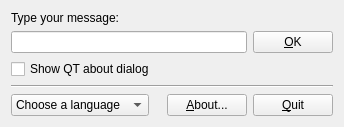
<?xml version="1.0" encoding="UTF-8"?>
<ui version="4.0">
 <class>FormUI</class>
 <widget class="QWidget" name="FormUI">
  <property name="geometry">
   <rect>
    <x>0</x>
    <y>0</y>
    <width>310</width>
    <height>123</height>
   </rect>
  </property>
  <property name="windowTitle">
   <string notr="true"/>
  </property>
  <property name="windowIcon">
   <iconset resource="all.qrc">
    <normaloff>:/main/platform</normaloff>:/main/platform</iconset>
  </property>
  <layout class="QGridLayout" name="gridLayout">
   <item row="5" column="5">
    <widget class="QPushButton" name="btn_quit">
     <property name="toolTip">
      <string notr="true"/>
     </property>
     <property name="text">
      <string>&amp;Quit</string>
     </property>
     <property name="icon">
      <iconset resource="all.qrc">
       <normaloff>:/icons/quit</normaloff>:/icons/quit</iconset>
     </property>
    </widget>
   </item>
   <item row="5" column="1">
    <widget class="QComboBox" name="comboBox1">
     <property name="currentIndex">
      <number>0</number>
     </property>
     <item>
      <property name="text">
       <string>Choose a language</string>
      </property>
     </item>
     <item>
      <property name="text">
       <string>Spanish</string>
      </property>
     </item>
     <item>
      <property name="text">
       <string>French</string>
      </property>
     </item>
     <item>
      <property name="text">
       <string>Italian</string>
      </property>
     </item>
     <item>
      <property name="text">
       <string>Portuguese</string>
      </property>
     </item>
     <item>
      <property name="text">
       <string>English</string>
      </property>
     </item>
    </widget>
   </item>
   <item row="3" column="1" colspan="5">
    <widget class="Line" name="line">
     <property name="orientation">
      <enum>Qt::Horizontal</enum>
     </property>
    </widget>
   </item>
   <item row="5" column="2" colspan="2">
    <spacer name="horizontalSpacer_2">
     <property name="orientation">
      <enum>Qt::Horizontal</enum>
     </property>
     <property name="sizeHint" stdset="0">
      <size>
       <width>40</width>
       <height>20</height>
      </size>
     </property>
    </spacer>
   </item>
   <item row="5" column="4">
    <widget class="QPushButton" name="btn_about">
     <property name="toolTip">
      <string notr="true"/>
     </property>
     <property name="text">
      <string>&amp;About...</string>
     </property>
     <property name="icon">
      <iconset resource="all.qrc">
       <normaloff>:/icons/home</normaloff>:/icons/home</iconset>
     </property>
    </widget>
   </item>
   <item row="2" column="1" colspan="4">
    <widget class="QCheckBox" name="checkBox">
     <property name="text">
      <string>Show QT about dialog</string>
     </property>
    </widget>
   </item>
   <item row="0" column="1" colspan="4">
    <widget class="QLabel" name="label">
     <property name="text">
      <string>Type your message:</string>
     </property>
    </widget>
   </item>
   <item row="1" column="5">
    <widget class="QPushButton" name="btn_ok">
     <property name="toolTip">
      <string notr="true"/>
     </property>
     <property name="text">
      <string>&amp;OK</string>
     </property>
     <property name="icon">
      <iconset resource="all.qrc">
       <normaloff>:/icons/ok</normaloff>:/icons/ok</iconset>
     </property>
    </widget>
   </item>
   <item row="1" column="1" colspan="4">
    <widget class="QLineEdit" name="lineEdit_name">
     <property name="text">
      <string notr="true"/>
     </property>
    </widget>
   </item>
  </layout>
 </widget>
 <resources>
  <include location="all.qrc"/>
 </resources>
 <connections/>
</ui>
